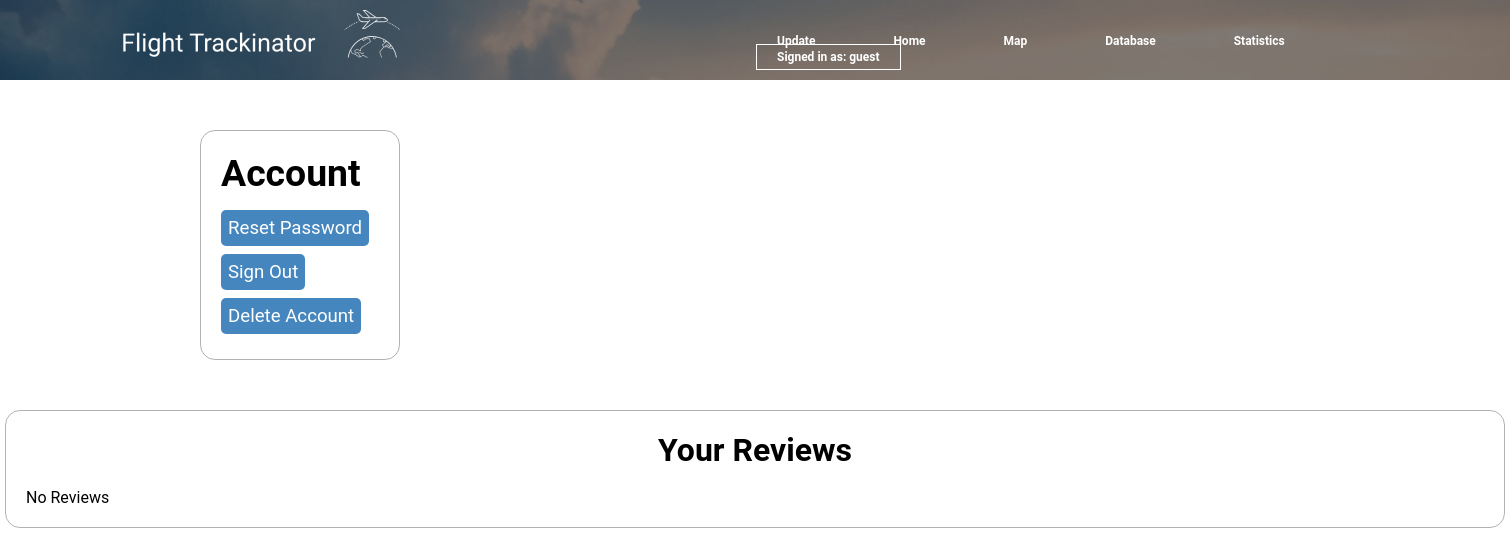
Page /website/account.php (signed in) on the earlier database version.
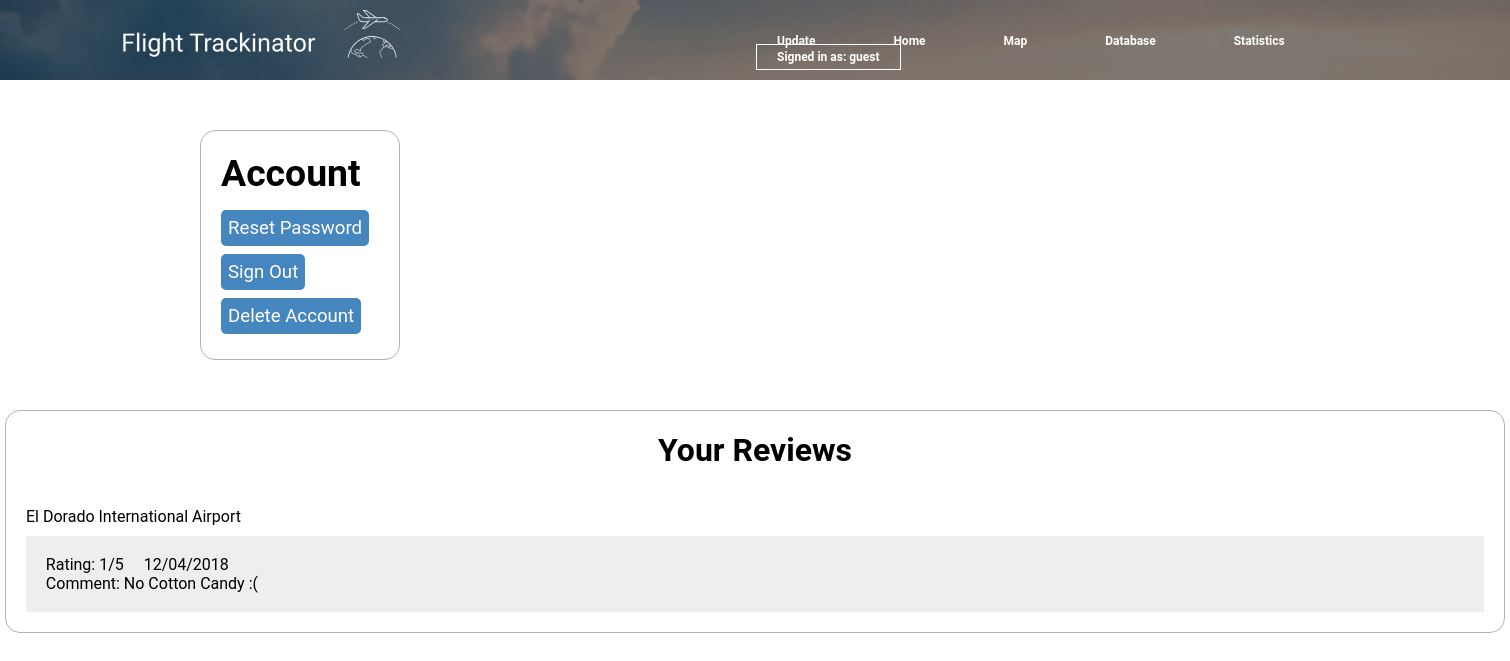
Same page on the later database version.
### tables this page shows
CREATE TABLE `review` (
  `refID` text NOT NULL,
  `type` text NOT NULL,
  `username` text NOT NULL,
  `rating` int(11) NOT NULL,
  `time` datetime NOT NULL,
  `comment` text NOT NULL,
  `hashID` text NOT NULL
);

CREATE TABLE `airport` (
  `name` varchar(100) NOT NULL,
  `iataCode` varchar(10) NOT NULL,
  `city` varchar(50) NOT NULL,
  `country` varchar(50) NOT NULL,
  `latitude` double(10,4) NOT NULL,
  `longitude` double(10,4) NOT NULL
);

### website/account.php (the view, shortened to what this page needs)
<?php
$servername = "localhost";
$username = "root";
$password = "";
$dbname = "flighttrackinator3000";
$conn = mysqli_connect($servername, $username, $password, $dbname) or die("Connection failed: " . mysqli_connect_error());
function printReview($username) {
    global $conn;
    $sql = "SELECT * FROM review, airport WHERE username = '$username' AND refID = iataCode";
    $result = $conn->query($sql);
    if($result->num_rows > 0) {
        while($row = $result->fetch_assoc()) {
            echo "<br>" . $row['name'];
            echo "<div style='background-color: #eee; margin-top: 10px;' id='review". $row['hashID'] ."'>";
			echo "<br>&nbsp&nbsp&nbsp&nbsp&nbspRating: " . $row["rating"] . "/5";
			echo "&nbsp&nbsp&nbsp&nbsp&nbsp" . explode('-', $row["time"])[1] . "/" . explode(' ', explode('-', $row["time"])[2])[0] . "/" . explode('-', $row["time"])[0] . "<br>";
			echo "&nbsp&nbsp&nbsp&nbsp&nbspComment: " . $row["comment"] . "<br><br>";
            echo "</div>";
       }
    } else {
       echo "No Reviews";
    }
 }
?>
<html class="account">
    <head>
        <?php include_once("header.php"); ?>
    </head>
    <body>
            <div class="controls">
                <h1>Account</h1><br>
                <a class="btn" href='reset-password.php'>Reset Password</a><br><br>
                <a class="btn" href="logout.php">Sign Out</a>
                <br><br>
                <a class="btn" href="delete.php">Delete Account</a><br><br><br><br>
            </div>
            <div class="reviews">
                    <center><h1>Your Reviews</h1></center>
                    <br>
                    <?php printReview($_SESSION['username']);?>
            </div>
    </body>
</html>

### website/header.php (shortened to what this page needs)
<?php
$page = basename($_SERVER['PHP_SELF']);
?>
<header>
      <link rel="stylesheet" href="style.css" type="text/css" />
      <link rel="stylesheet" href="http://ajax.googleapis.com/ajax/libs/jqueryui/1.10.1/themes/base/minified/jquery-ui.min.css" type="text/css" />
		<div class="row">
			<div class="logo">
				<a href="home.php">
 				<img src="logo.png">
 				</a>
			</div>
			<ul class="main-nav">
            <li ><a href="#" onclick='update();'>Update</a></li>
				<li class="<?php if($page == 'home.php'){ echo ' active"';}?>"><a href="home.php">Home</a></li>
				<li class="<?php if($page == 'allflights.php'){ echo ' active"';}?>"><a href="allflights.php">Map</a></li>
				<li class="<?php if($page == 'database.php'){ echo ' active"';}?>"><a href="database.php?table_name=flight&Submit=Submit">Database</a></li>
				<li class="<?php if($page == 'dbstats.php'){ echo ' active"';}?>"><a href="dbstats.php">Statistics</a></li>
            <li class="<?php if($page == 'account.php'){ echo ' active"';}?>"><a href="account.php">Signed in as: <?php echo $_SESSION['username']; ?></a></li>
         </ul>
		</div>
</header>

### website/style.css (style rules this page uses)
* { margin: 0; padding: 0; }
header { background-image: url(bg-home.jpg); background-repeat: no-repeat; background-size: cover; width: 100%; height: 80px; }
.row { z-index: 1; height: 80px; width: 100%; overflow: hidden; background: rgba(0, 0, 0, 0.5); margin: auto; }
body { font-family: "Roboto", sans-serif; }
.main-nav { float: right; list-style: none; margin-top: 30px; margin-right: 100px; }
.main-nav li { display: inline-block; }
.main-nav li a { color: white; text-decoration: none; padding: 5px 20px; margin-right: 30px; font-family: "Roboto", sans-serif; font-size: 12px; font-weight: 600; }
.main-nav li { border: 1px solid transparent; }
.main-nav li.active a { border: 1px solid white; }
.main-nav li a { border: 1px solid transparent; }
.logo img { width: 300px; height: auto; float: left; margin-top: 10px; margin-left: 100px; }

### website/header.php (style rules this page uses)
.main-nav { width: 50%; margin-left: auto; margin-right: auto; }

### website/account.php (style rules this page uses)
* { box-sizing: border-box; }
.controls { border: 1px solid rgba(0,0,0,.3); width: 200px; height: 230px; margin-top: 50px; padding: 20px; border-radius: 15px; margin-left: 200px; text-align: left; font-family: 'Roboto', sans-serif; font-size: 14pt; }
.reviews { border: 1px solid rgba(0,0,0,.3); margin: 0 auto; margin-top: 50px; padding: 20px; border-radius: 15px; width: 1500px; text-align: left; padding: 20px; }
.btn { color: white; text-decoration: none; padding: 7px; width: 200px; border-radius: 5px; background-color: #337ab7; opacity: .9; cursor: pointer; border:none; }

Differences in the rows shown:
added review: airport.name "El Dorado International Airport", rating "1", time "12", time "04", time "2018", comment "No Cotton Candy :("
Other differences:
text no longer shown: "No Reviews"
